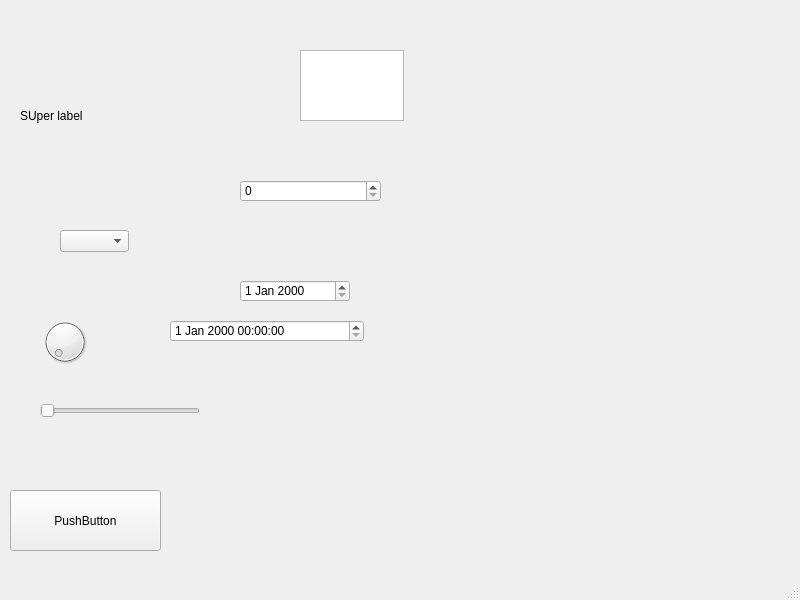
<?xml version="1.0" encoding="UTF-8"?>
<ui version="4.0">
 <class>MainWindow</class>
 <widget class="QMainWindow" name="MainWindow">
  <property name="geometry">
   <rect>
    <x>0</x>
    <y>0</y>
    <width>800</width>
    <height>600</height>
   </rect>
  </property>
  <property name="windowTitle">
   <string>MainWindow</string>
  </property>
  <widget class="QWidget" name="centralwidget">
   <widget class="QPushButton" name="pushButton">
    <property name="geometry">
     <rect>
      <x>10</x>
      <y>490</y>
      <width>151</width>
      <height>61</height>
     </rect>
    </property>
    <property name="text">
     <string>PushButton</string>
    </property>
   </widget>
   <widget class="QLabel" name="label">
    <property name="geometry">
     <rect>
      <x>20</x>
      <y>40</y>
      <width>361</width>
      <height>151</height>
     </rect>
    </property>
    <property name="text">
     <string>SUper label</string>
    </property>
   </widget>
   <widget class="QComboBox" name="comboBox">
    <property name="geometry">
     <rect>
      <x>60</x>
      <y>230</y>
      <width>69</width>
      <height>22</height>
     </rect>
    </property>
   </widget>
   <widget class="QTextEdit" name="textEdit">
    <property name="geometry">
     <rect>
      <x>300</x>
      <y>50</y>
      <width>104</width>
      <height>71</height>
     </rect>
    </property>
   </widget>
   <widget class="QSpinBox" name="spinBox">
    <property name="geometry">
     <rect>
      <x>240</x>
      <y>180</y>
      <width>141</width>
      <height>22</height>
     </rect>
    </property>
   </widget>
   <widget class="QDateEdit" name="dateEdit">
    <property name="geometry">
     <rect>
      <x>240</x>
      <y>280</y>
      <width>110</width>
      <height>22</height>
     </rect>
    </property>
   </widget>
   <widget class="QDateTimeEdit" name="dateTimeEdit">
    <property name="geometry">
     <rect>
      <x>170</x>
      <y>320</y>
      <width>194</width>
      <height>22</height>
     </rect>
    </property>
   </widget>
   <widget class="QDial" name="dial">
    <property name="geometry">
     <rect>
      <x>40</x>
      <y>310</y>
      <width>50</width>
      <height>64</height>
     </rect>
    </property>
   </widget>
   <widget class="QSlider" name="horizontalSlider">
    <property name="geometry">
     <rect>
      <x>40</x>
      <y>400</y>
      <width>160</width>
      <height>22</height>
     </rect>
    </property>
    <property name="orientation">
     <enum>Qt::Horizontal</enum>
    </property>
   </widget>
  </widget>
  <widget class="QMenuBar" name="menubar">
   <property name="geometry">
    <rect>
     <x>0</x>
     <y>0</y>
     <width>800</width>
     <height>21</height>
    </rect>
   </property>
  </widget>
  <widget class="QStatusBar" name="statusbar"/>
 </widget>
 <resources/>
 <connections/>
</ui>
